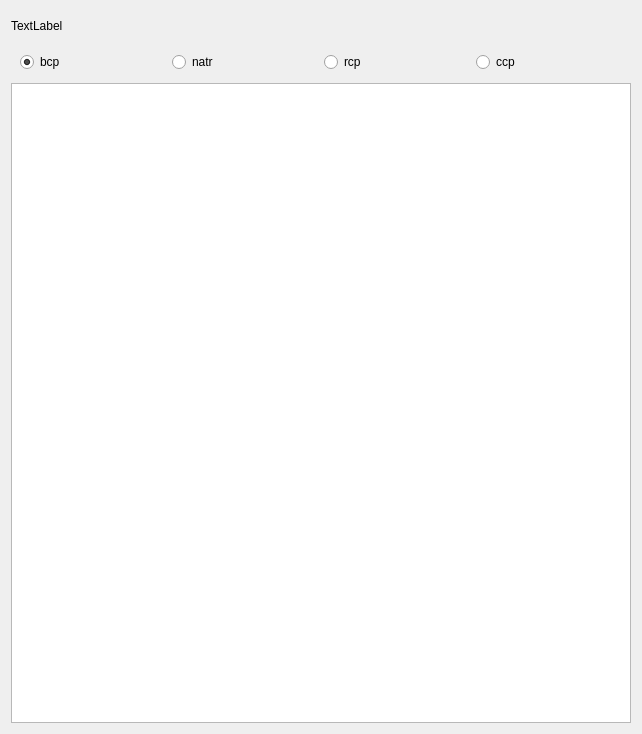
      <widget class="QWidget" name="page">
       <property name="geometry">
        <rect>
         <x>0</x>
         <y>0</y>
         <width>642</width>
         <height>734</height>
        </rect>
       </property>
       <attribute name="label">
        <string>Table</string>
       </attribute>
       <layout class="QVBoxLayout" name="verticalLayout_19">
        <item>
         <widget class="QLabel" name="cps_rule">
          <property name="maximumSize">
           <size>
            <width>16777215</width>
            <height>30</height>
           </size>
          </property>
          <property name="text">
           <string>TextLabel</string>
          </property>
         </widget>
        </item>
        <item>
         <widget class="QFrame" name="frame_14">
          <property name="maximumSize">
           <size>
            <width>16777215</width>
            <height>30</height>
           </size>
          </property>
          <property name="frameShape">
           <enum>QFrame::NoFrame</enum>
          </property>
          <property name="frameShadow">
           <enum>QFrame::Raised</enum>
          </property>
          <layout class="QHBoxLayout" name="horizontalLayout_9">
           <property name="topMargin">
            <number>0</number>
           </property>
           <property name="bottomMargin">
            <number>0</number>
           </property>
           <item>
            <widget class="QRadioButton" name="bcp_table">
             <property name="text">
              <string>bcp</string>
             </property>
             <property name="checked">
              <bool>true</bool>
             </property>
            </widget>
           </item>
           <item>
            <widget class="QRadioButton" name="natr_table">
             <property name="text">
              <string>natr</string>
             </property>
            </widget>
           </item>
           <item>
            <widget class="QRadioButton" name="rcp_table">
             <property name="text">
              <string>rcp</string>
             </property>
            </widget>
           </item>
           <item>
            <widget class="QRadioButton" name="ccp_table">
             <property name="text">
              <string>ccp</string>
             </property>
            </widget>
           </item>
          </layout>
         </widget>
        </item>
        <item>
         <widget class="QTableWidget" name="cps_table">
          <property name="sizePolicy">
           <sizepolicy hsizetype="Expanding" vsizetype="Preferred">
            <horstretch>0</horstretch>
            <verstretch>0</verstretch>
           </sizepolicy>
          </property>
         </widget>
        </item>
       </layout>
      </widget>
